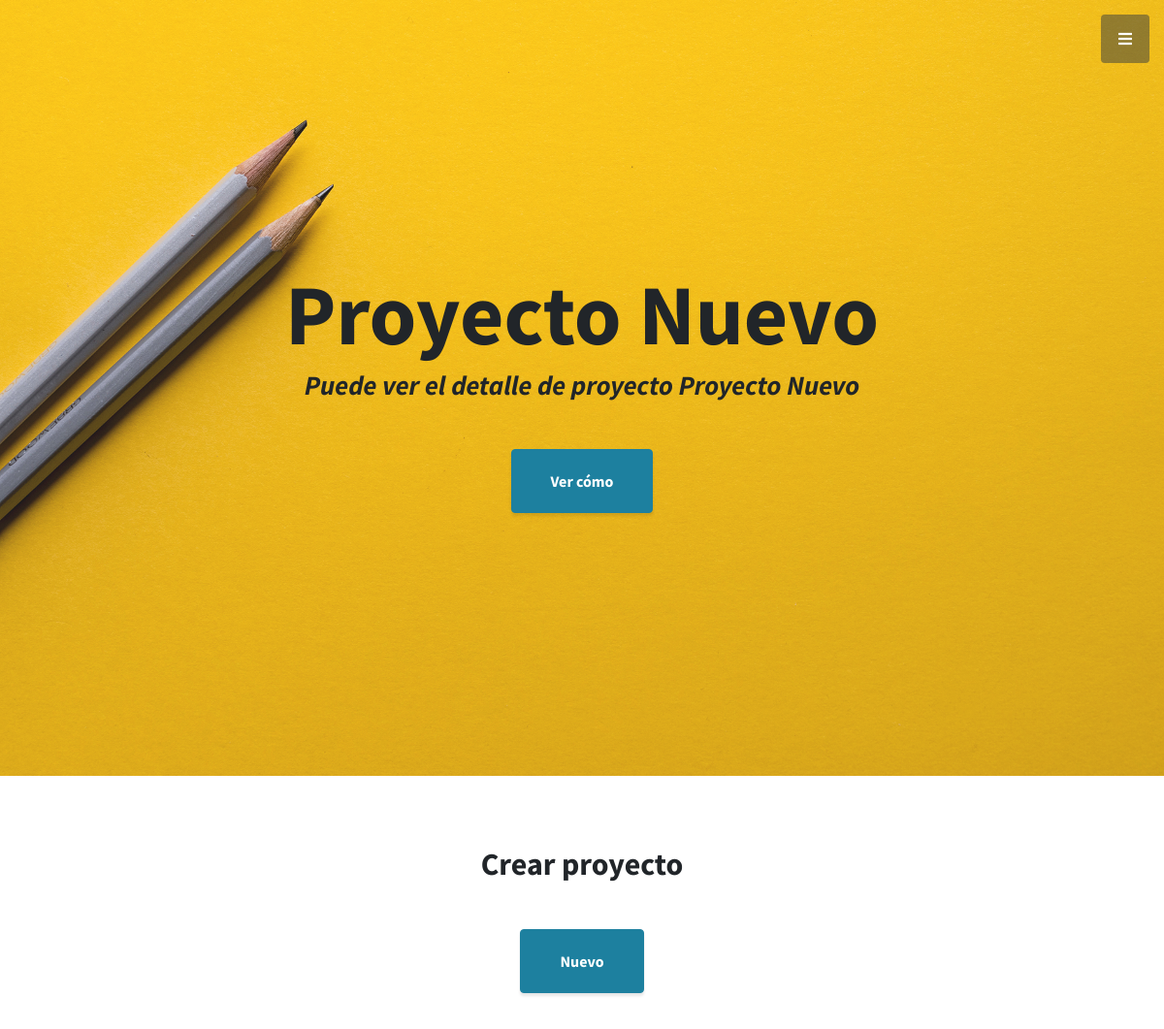
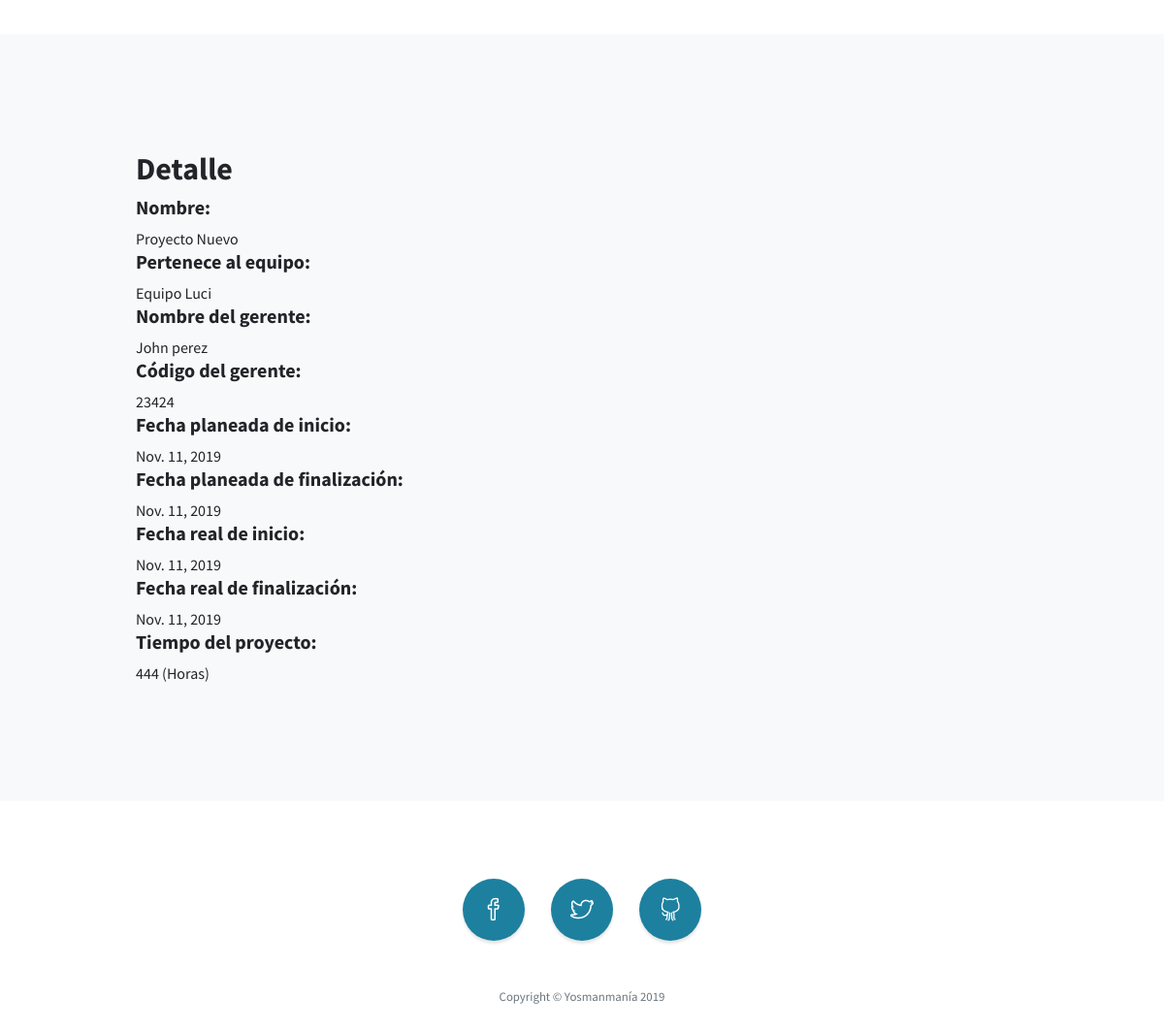
The page /app/project/4/ on the database its author committed (2 pictures, top to bottom).
### app/models.py (models this page shows, shortened)
class Project(models.Model):
    team = models.ForeignKey(
        Team,
        verbose_name='Equipo',
        on_delete=models.CASCADE,
        help_text='Equipo al que pertenece el proyecto'
    )
    name = models.CharField(
        max_length=200,
        verbose_name='nombre',
    )
    manager_name = models.CharField(
        max_length=200,
        verbose_name='nombre del gerente',
        default='test'
    )
    manager_code = models.CharField(
        max_length=200,
        verbose_name='código del gerente',
        default='test'
    )
    planning_start_date = models.DateField(
        verbose_name='Fecha planeada de inicio',
        auto_now=False
    )
    planning_end_date = models.DateField(
        verbose_name='Fecha planeada de finalización',
        auto_now=False
    )
    real_start_date = models.DateField(
        verbose_name='Fecha real de inicio',
        auto_now=False
    )
    real_end_date = models.DateField(
        verbose_name='Fecha real de finalización',
        auto_now=False
    )
    full_duration = models.IntegerField(
        verbose_name='Duración',
        default=0
    )
    class Meta:
        verbose_name = 'Proyecto'
        verbose_name_plural = 'Proyectos'

class Team(models.Model):
    name = models.CharField(
        max_length=200,
        verbose_name='Nombre',
        help_text='Nombre del equipo'
    )
    user = models.ManyToManyField(
        User,
        verbose_name='Usuario',
        help_text='Usuarios que hacen parte del equipo'
    )
    def __str__(self):
        return self.name
    class Meta:
        verbose_name = 'Equipo'
        verbose_name_plural = 'Equipos'

### app/views.py (the view)
class ProjectDetailView(DetailView):
    object = models.Project
    def get_object(self, queryset=None):
        return get_object_or_404(models.Project, id=self.kwargs['pk'])

### app/templates/project_detail.html (shortened to what this page needs)
<!DOCTYPE html>
<html lang="en">
<head>
  <link href="/static/vendor/bootstrap/css/bootstrap.min.css" rel="stylesheet">
  <link href="/static/vendor/fontawesome-free/css/all.min.css" rel="stylesheet" type="text/css">
  <link href="/static/vendor/simple-line-icons/css/simple-line-icons.css" rel="stylesheet">
  <link href="/static/css/stylish-portfolio.min.css" rel="stylesheet">
</head>
{% block foo %}
   {% include "menu.html" %}
{% endblock %}
<body id="page-top">
<header class="masthead d-flex">
    <div class="container text-center my-auto">
      <h1 class="mb-1">{{ object.name }}</h1>
      <h3 class="mb-5">
        <em>Puede ver el detalle de proyecto {{ object.name }}</em>
      </h3>
      <a class="btn btn-primary btn-xl js-scroll-trigger" href="#about">Ver cómo</a>
    </div>
</header>
  <section >
    <br>
    <br>
    <br>
    <div class="container text-center">
      <h2 class="mx-auto mb-5">Crear proyecto</h2>
      <a class="btn btn-primary btn-xl" href="/app/project_create/">Nuevo</a>
    </div>
    <br>
    <br>
    <br>
  </section>
  <section class="content-section bg-light" id="about">
    <div class="container">
      <div class="row">
        <div class="col-lg-10 mx-auto">
          <h2>Detalle</h2>
            <h5>Nombre: </h5>{{ object.name }}
            <h5>Pertenece al equipo: </h5> {{ object.team }}
            <h5>Nombre del gerente: </h5> {{ object.manager_name }}
            <h5>Código del gerente: </h5> {{ object.manager_code }}
            <h5>Fecha planeada de inicio: </h5> {{ object.planning_start_date }}
            <h5>Fecha planeada de finalización: </h5> {{ object.planning_end_date }}
            <h5>Fecha real de inicio: </h5> {{ object.real_start_date }}
            <h5>Fecha real de finalización: </h5> {{ object.real_end_date }}
            <h5>Tiempo del proyecto: </h5> {{ object.full_duration }} (Horas)
        </div>
      </div>
    </div>
  </section>
  <footer class="footer text-center">
    <div class="container">
      <ul class="list-inline mb-5">
        <li class="list-inline-item">
          <a class="social-link rounded-circle text-white mr-3" href="#">
            <i class="icon-social-facebook"></i>
          </a>
        </li>
        <li class="list-inline-item">
          <a class="social-link rounded-circle text-white mr-3" href="#">
            <i class="icon-social-twitter"></i>
          </a>
        </li>
        <li class="list-inline-item">
          <a class="social-link rounded-circle text-white" href="#">
            <i class="icon-social-github"></i>
          </a>
        </li>
      </ul>
      <p class="text-muted small mb-0">Copyright &copy; Yosmanmanía 2019</p>
    </div>
  </footer>
</body>
</html>

### rows shown on the page
Project: name "Proyecto Nuevo", team "Equipo Luci", manager_name "John perez", manager_code "23424", planning_start_date "Nov. 11, 2019", planning_end_date "Nov. 11, 2019", real_start_date "Nov. 11, 2019", real_end_date "Nov. 11, 2019", full_duration "444"
